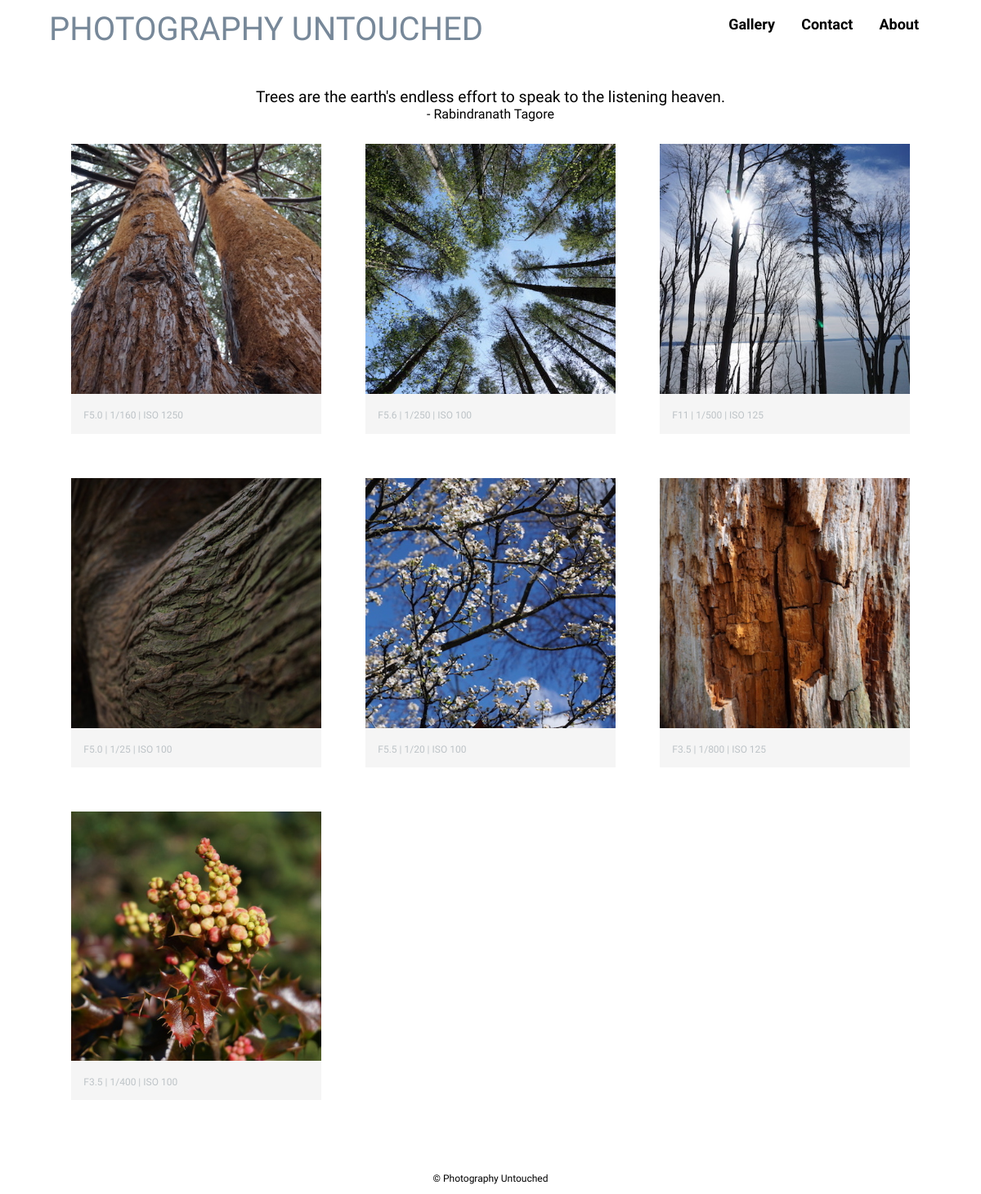
The app's page /trees/ with its own data.
### photos/models.py (models this page shows, shortened)
class Photo(models.Model):
    title = models.CharField(max_length=200)
    width = models.IntegerField(default=400)
    height = models.IntegerField(default=400)
    image = models.ImageField(null=False, blank=False, width_field="width", height_field="height")
    description = models.CharField(max_length=400, default='F-stop | Shutter Speed | ISO')
    category = models.CharField(max_length=1, default='', blank=False, choices=categories)
    location = models.CharField(max_length=200, default='')
    city = models.CharField(max_length=200, default='')
    timestamp = models.DateTimeField(auto_now_add=True, auto_now=False)
    class Meta:
        ordering = ["timestamp"]

### photos/views.py (the view)
# urls.py: url(r'^trees/', trees, name='trees'),
def trees(request):
    queryset = Photo.objects.filter(category='N')
    context = {
        "photos": queryset,
    }
    return render(request, "trees.html", context)

### photography_untouched/templates/trees.html (shortened to what this page needs)
{% extends "base.html" %}
{% block content %}
      <header>
        <a href="{% url 'index' %}" id="logo">
          <h1 class = "title">PHOTOGRAPHY UNTOUCHED</h1>
        </a>
        <nav>
          <ul>
            <li><a href="{% url 'about' %}">About</a></li>
            <li><a href="{% url 'contact' %}">Contact</a></li>
            <li class="dropdown"><a href="{% url 'gallery' %}" class="dropbtn">Gallery</a>
            </li>
          </ul>
        </nav>
      </header>
      <div class="container">
          <q class="quote">Trees are the earth's endless effort to speak to the listening heaven.</q><br><p class ="quoter">- Rabindranath Tagore</p>
          <ul id="gallery">
            {% for photo in photos %}
            {% if photo.image %}
            <li><img src='{{ photo.image.url }}'>
            <p>{{ photo.description }}</p></li>
            {% endif %}
            {% endfor %}
          </ul>
      </div>
{% endblock %}

### photography_untouched/static/photos/style.css (style rules this page uses)
article, aside, details, figcaption, figure, footer, header, hgroup, main, nav, section, summary { display: block; }
html { font-size: 100%; -webkit-text-size-adjust: 100%; -ms-text-size-adjust: 100%; }
html, button, input, select, textarea { font-family: sans-serif; }
body { margin: 0; }
h1 { font-size: 2em; margin: 0.67em 0; }
p, pre { margin: 1em 0; }
q { quotes: none; }
q:before, q:after { content: ''; content: none; }
dl, menu, ol, ul { margin: 1em 0; }
menu, ol, ul { padding: 0 0 0 40px; }
nav ul, nav ol { list-style: none; list-style-image: none; }
img { border: 0; -ms-interpolation-mode: bicubic; }
.container { max-width: 1400px; margin: 0 auto; padding: 0 5%; }
a { text-decoration: none; }
header { float: left; margin: 0 0 30px 0; padding: 5px 0 0 0; width: 100%; }
#logo { text-align: center; margin: 0; }
h1 { font-family: 'Quicksand', sans-serif; margin: 15px 0; font-size: 1.75em; font-weight: normal; line-height: 0.8em; color: #778899; }
nav ul { list-style-type: none; margin: 0; padding: 0; overflow: hidden; }
nav li { float: right; }
nav li a, .dropbtn { display: inline-block; color: black; text-align: center; padding: 14px 16px; text-decoration: none; font-weight: 600; }
nav li.dropdown { display: inline-block; }
body { font-family: 'Anaheim', sans-serif; color: #000; background-color: #fff; }
q.quote { width: 100%; display: inline-block; padding-top: 10px; font-family: 'IM Fell Great Primer', serif; font-size: 1.2em; text-align: center; }
.quoter { text-align:center; margin: 0; }
img { max-width: 100%; }
#gallery { margin: 0; padding: 0; list-style: none; }
#gallery li { float: left; width: 45%; margin: 2.5%; background-color: #f5f5f5; color: #bdc3c7; }
#gallery li p { margin: 0; padding: 5%; font-size: 0.75em; color: #bdc3c7 }
@media screen and (min-width: 480px) { #gallery li { width: 28.3333%; } }
@media screen and (min-width: 480px) { #gallery li:nth-child(4n) { clear: left; } }
@media screen and (min-width: 660px) { nav { float: right; font-size: 1.125em; margin-right: 5%; text-align: right; width: 45%; } }
@media screen and (min-width: 660px) { #logo { float: left; margin-left: 5%; text-align: left; width: 45%; } }
@media screen and (min-width: 660px) { h1 { font-size: 2.5em; } }

### records on screen
Photo: image (picture), description "F5.0 | 1/160 | ISO 1250"
Photo: image (picture), description "F5.6 | 1/250 | ISO 100"
Photo: image (picture), description "F11 | 1/500 | ISO 125"
Photo: image (picture), description "F5.0 | 1/25 | ISO 100"
Photo: image (picture), description "F5.5 | 1/20 | ISO 100"
Photo: image (picture), description "F3.5 | 1/800 | ISO 125"
Photo: image (picture), description "F3.5 | 1/400 | ISO 100"
